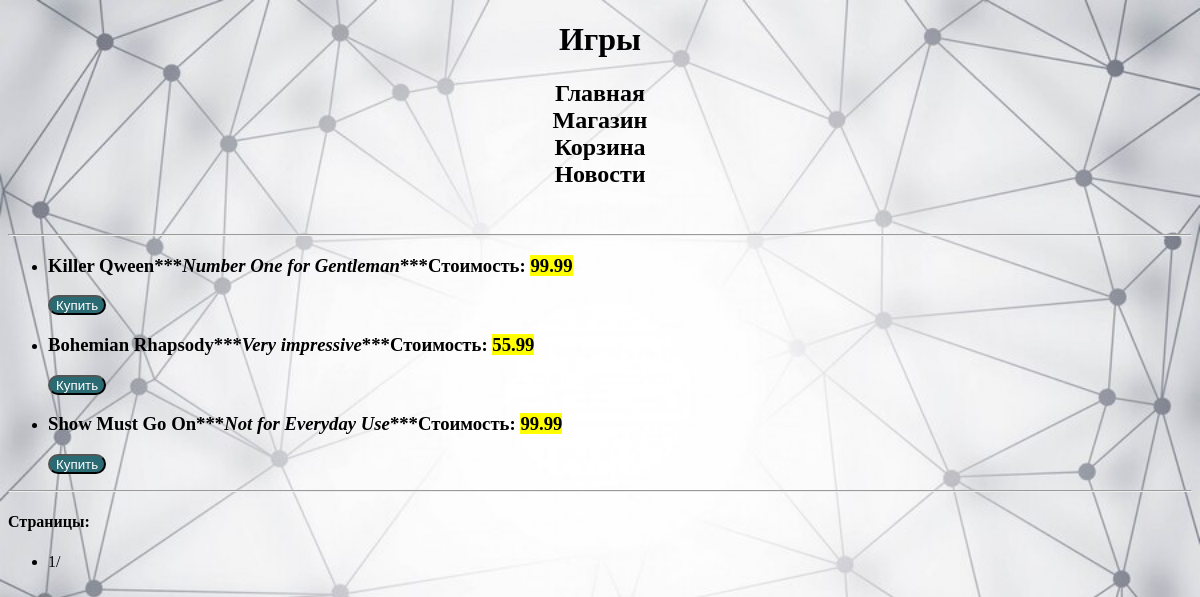
The page /platform/games/?page=2 on the database as committed earlier.
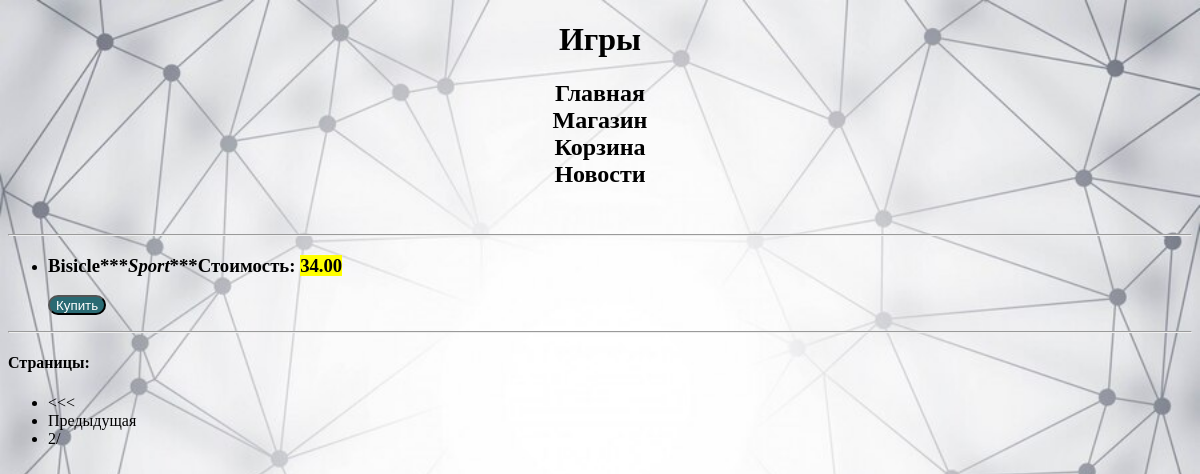
The same page on the database as committed later.
### task1/models.py (models this page shows, shortened)
class Game(models.Model):
    title = models.CharField(max_length=200)
    cost = models.DecimalField(decimal_places=2, max_digits=4)
    size = models.DecimalField(decimal_places=3, max_digits=5)
    description = models.TextField()
    age_limited = models.BooleanField(default=False, help_text='Age = 18+')
    buyer = models.ManyToManyField(Buyer)

### task1/views.py (the view)
# urls.py: path('platform/games/', games_func),
def games_func(request):
    title = 'Игры'
    text = 'Игры'
    games = Game.objects.all()
    paginator = Paginator(games, 3)
    page_number = request.GET.get('page')
    page_object = paginator.get_page(page_number)
    context = {
        'title': title,
        'text': text,
        'page_object': page_object,
    }
    return render(request, 'first_task/games.html', context)

### templates/first_task/games.html (shortened to what this page needs)
{% extends 'first_task/menu.html' %}
{% block pagename %}
{{ block.super }}
{% endblock %}
{% block menu %}
{{ block.super }}
{% endblock %}
{% block main %}
{% block content %}
        <br>
        <hr>
        <ul>
                {% for game in page_object %}
                <li><h3>{{game.title}}***<i>{{game.description}}</i>***Стоимость: <mark>{{game.cost}}</mark></h3>
                        <button>Купить</button></li>
                {% endfor %}
        </ul>
        <hr>
        <div class="pagination">
                <h4>Страницы:</h4>
                <ul>
                        {% if page_object.has_previous %}
                                <li><a href="?page=1"><<<</a></li>
                                <li><a href="?page={{ page_object.previous_page_number }}">Предыдущая</a></li>
                        {% endif %}
                        <li>{{ page_object.number }}/{{ paginator.num_pages }}</li>
                 </ul>
        </div>
{% endblock %}
{% endblock %}

Rows that differ between the two databases and show on the page:
no longer on this page (row unchanged): Game: title "Killer Qween", description "Number One for Gentleman", cost "99.99"
no longer on this page (row unchanged): Game: title "Bohemian Rhapsody", description "Very impressive", cost "55.99"
no longer on this page (row unchanged): Game: title "Show Must Go On", description "Not for Everyday Use", cost "99.99"
added Game: title "Bisicle", description "Sport", cost "34.00"
Other text that changed with them:
{{ page_object.number }}: "1" → "2"
text now shown: "<<< Предыдущая"
